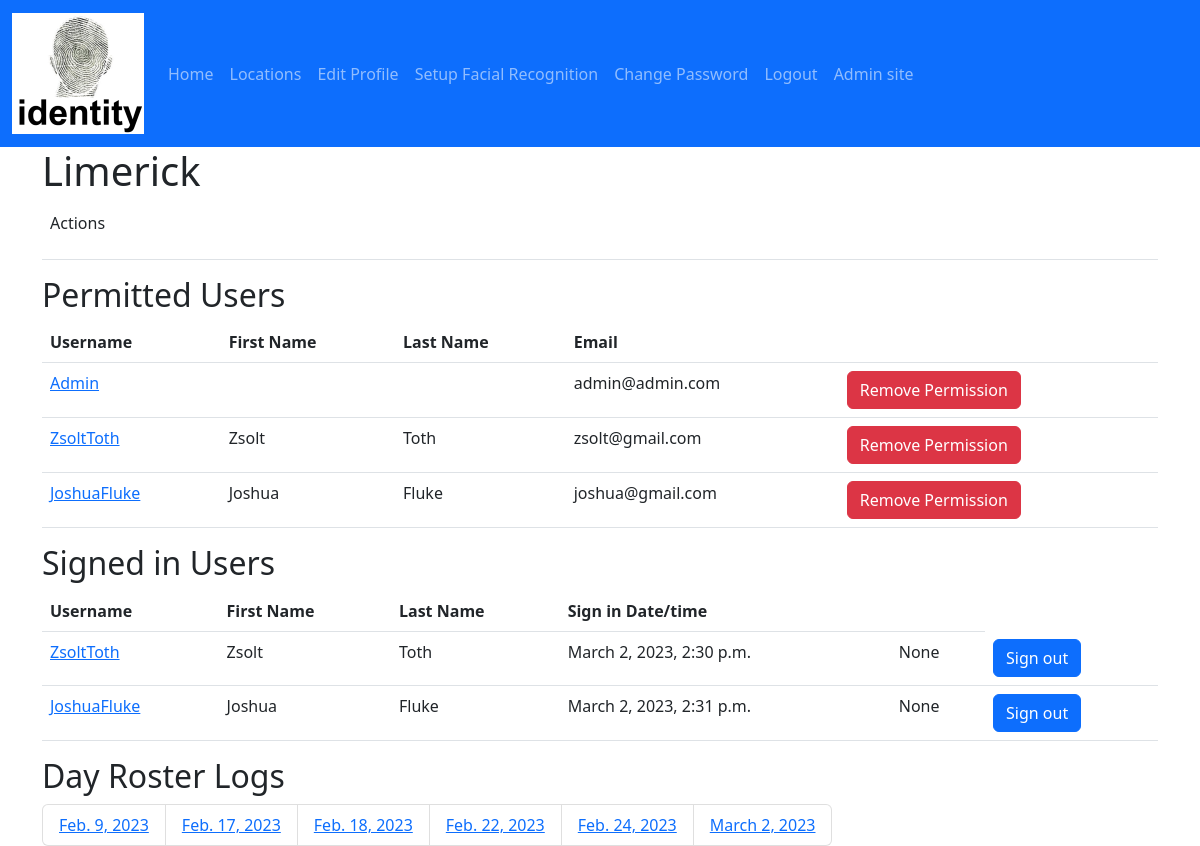
The page /locations/1/ (signed in) on the database as committed earlier.
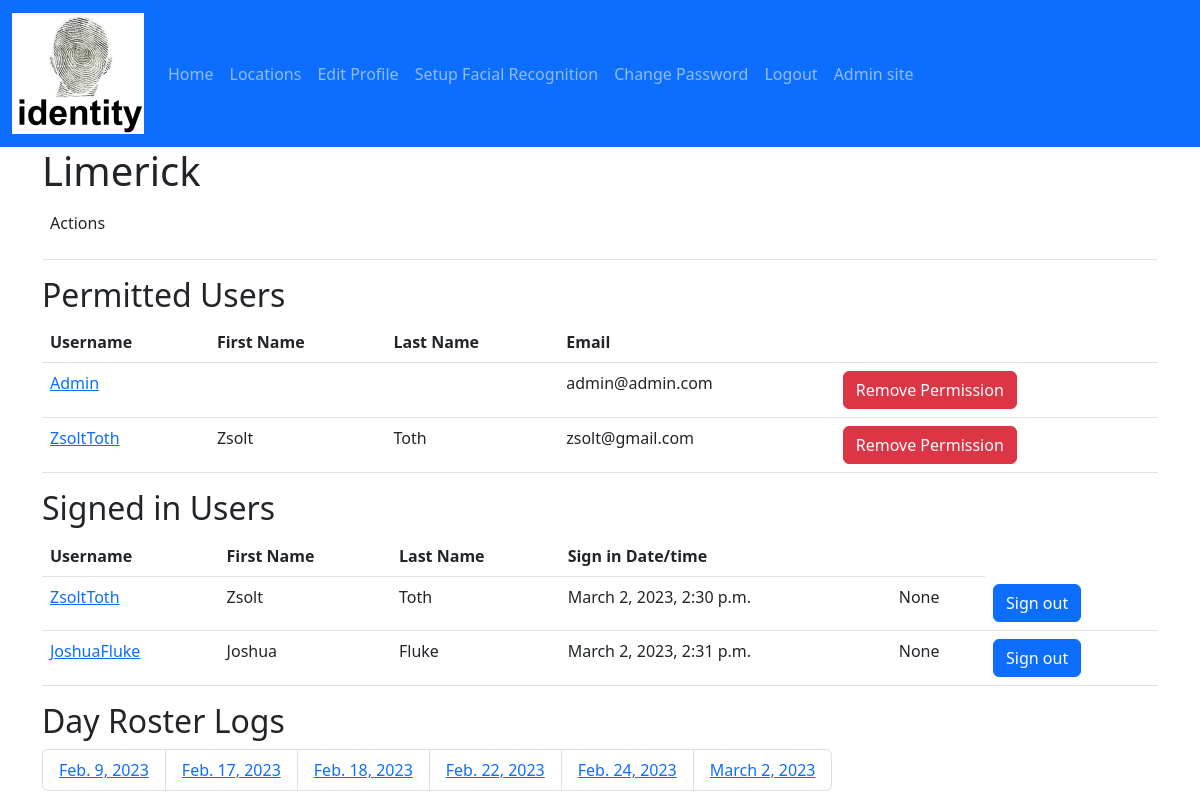
The same page on the database as committed later.
### identity/models.py (models this page shows, shortened)
class Location(models.Model):
    id = models.AutoField(primary_key=True)
    address = models.CharField(max_length=200)
    description = models.CharField(max_length=200)
    email = models.EmailField(max_length=200, unique=True)
    name = models.CharField(max_length=200, unique=True)
    telephone = models.CharField(max_length=20)

class LocationPermission(models.Model):
    location = models.ForeignKey(Location, on_delete=models.CASCADE)
    user_account = models.ForeignKey(
        settings.AUTH_USER_MODEL,
        on_delete=models.CASCADE,
    )

class UserAccount(AbstractUser):
    is_face_recognition_enabled = models.BooleanField(default=False)
    is_twin = models.BooleanField(default=False)
    telephone = models.CharField(max_length=20, blank=True)

class Roster(models.Model):
    id = models.AutoField(primary_key=True)
    location = models.ForeignKey(Location, on_delete=models.CASCADE)
    sign_in_date = models.DateTimeField('date signed in', auto_now_add=True)
    sign_out_date = models.DateTimeField('date signed out', blank=True, null=True)
    user_account = models.ForeignKey(
        settings.AUTH_USER_MODEL,
        on_delete=models.CASCADE,
    )

### identity/views.py (the view)
# urls.py: path('locations/<int:location_id>/',views.location_details, name='details'),
@login_required
def location_details(request, location_id):
    location = get_object_or_404(Location, pk=location_id)
    location_active_sign_ins: list = Roster.objects.filter(
        location=location, sign_out_date__isnull=True)
    location_day_roster_logs: list = Roster.objects.filter(
        location=location).values_list('sign_in_date__date', flat=True).distinct()
    context = {
        'location': location,
        'location_active_sign_ins': location_active_sign_ins,
        'location_day_roster_logs': location_day_roster_logs,
    }
    return render(request, 'locations/details.html', context)

### identity/templates/locations/details.html (shortened to what this page needs)
{% extends "master.html" %}
{% block content %}
    <h1>{{ location.name }}</h1>
    <table class="table" aria-describedby="my-desc">
        <tr>
            <td>
                <p id="my-desc">Actions</p>
            </td>
            <td>
            </td>
            <td>
            </td>
        </tr>
    </table>
    <h2 id="my-desc">Permitted Users</h2>
    {% if location.locationpermission_set.all %}
        <table class="table" aria-describedby="my-desc">
            <tr>
                <th>Username</th>
                <th>First Name</th>
                <th>Last Name</th>
                <th>Email</th>
                <th>
                </th>
            </tr>
            {% for location_permission in location.locationpermission_set.all %}
                <tr>
                    <td>
                        <a href="{% url 'user-account-details' location_permission.user_account.id %}">{{ location_permission.user_account.username }}</a>
                    </td>
                    <td>{{ location_permission.user_account.first_name }}</td>
                    <td>{{ location_permission.user_account.last_name }}</td>
                    <td>{{ location_permission.user_account.email }}</td>
                    <td>
                        <a class="btn btn-danger"
                           href="{% url 'remove-permission' location_permission.location.id location_permission.user_account.id %}">Remove Permission</a>
                    </td>
                </tr>
            {% endfor %}
        </table>
    {% else %}
        <p>No Permissions are set for this location.</p>
    {% endif %}
    <h2 id="roster-desc">Signed in Users</h2>
    {% if location.roster_set.all %}
        <table class="table" aria-describedby="roster-desc">
            <tr>
                <th>Username</th>
                <th>First Name</th>
                <th>Last Name</th>
                <th>Sign in Date/time</th>
                <th>
                </th>
            </tr>
            {% for roster in location_active_sign_ins %}
                <tr>
                    <td>
                        <a href="{% url 'user-account-details' roster.user_account.id %}">{{ roster.user_account.username }}</a>
                    </td>
                    <td>{{ roster.user_account.first_name }}</td>
                    <td>{{ roster.user_account.last_name }}</td>
                    <td>{{ roster.sign_in_date }}</td>
                    <td>{{ roster.sign_out_date }}</td>
                    <td>
                        <a class="btn btn-primary" href="{% url 'force-sign-out' roster.id %}">Sign out</a>
                    </td>
                </tr>
            {% endfor %}
        </table>
    {% else %}
        <p>
            No active user sign-ins for this location.
        </p>
    {% endif %}
    <h2 id="day-roster-desc" class="sm">
        Day Roster Logs
    </h2>
    {% if location_day_roster_logs %}
        <ul class="list-group list-group-horizontal">
            {% for location_day_roster_log in location_day_roster_logs %}
                <li class="list-group-item">
                    <a href="{% url 'roster-details' location.id location_day_roster_log %}">{{ location_day_roster_log }}</a>
                </li>
            {% endfor %}
        </ul>
    {% else %}
        <p>
            No Day Roster Logs for this location.
        </p>
    {% endif %}
{% endblock content %}

### identity/templates/master.html (shortened to what this page needs)
{% load static %}
<!DOCTYPE html>
<html lang="en">
    <head>
        <link href="https://cdn.jsdelivr.net/npm/bootstrap@5.2.2/dist/css/bootstrap.min.css"
              rel="stylesheet"
/>
    </head>
    <body>
        <header>
            <nav class="navbar navbar-expand-lg navbar-dark bg-primary">
                <div class="container-fluid">
                    <a class="navbar-brand" href="/">
                        <img src="{% static 'img/identity-logo.png' %}" alt="Identity Logo"/>
                    </a>
                    <div class="collapse navbar-collapse" id="navbarColor01">
                        <ul class="navbar-nav me-auto">
                            <li class="nav-item active">
                                <a class="nav-link" href="/">Home
                                </a>
                            </li>
                            {% if user.is_authenticated %}
                                <li class="nav-item">
                                    <a class="nav-link" href="{% url 'locations' %}">Locations</a>
                                </li>
                                <li class="nav-item">
                                    <a class="nav-link" href="{% url 'edit_user_profile' %}">Edit Profile</a>
                                </li>
                                <li class="nav-item">
                                    <a class="nav-link" href="{% url 'setup_facial_recognition' %}">Setup Facial Recognition</a>
                                </li>
                                <li class="nav-item">
                                    <a class="nav-link" href="{% url 'change_password' %}">Change Password</a>
                                </li>
                                <li class="nav-item">
                                    <a class="nav-link" href="{% url 'logout' %}">Logout</a>
                                </li>
                            {% else %}
                                <li class="nav-item">
                                    <a class="nav-link" href="{% url 'login' %}">Login</a>
                                </li>
                            {% endif %}
                            <li class="nav-item">
                                <a class="nav-link" href="{% url 'admin:index' %}">Admin site</a>
                            </li>
                        </ul>
                    </div>
                </div>
            </nav>
        </header>
        <div class="container">
            <div class="row">
                <main>
                    {% block content %}
                    {% endblock content %}
                </main>
            </div>
        </div>
    </body>
</html>

Rows that differ between the two databases and show on the page:
removed LocationPermission: user_account.username "JoshuaFluke", user_account.first_name "Joshua", user_account.last_name "Fluke", user_account.email "joshua@gmail.com"
